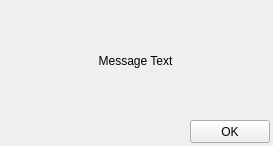
<?xml version="1.0" encoding="UTF-8"?>
<ui version="4.0">
 <class>MessageWidget</class>
 <widget class="QWidget" name="MessageWidget">
  <property name="geometry">
   <rect>
    <x>0</x>
    <y>0</y>
    <width>273</width>
    <height>146</height>
   </rect>
  </property>
  <property name="windowTitle">
   <string>/!\ Warning</string>
  </property>
  <widget class="QPushButton" name="OKButton">
   <property name="geometry">
    <rect>
     <x>190</x>
     <y>120</y>
     <width>80</width>
     <height>23</height>
    </rect>
   </property>
   <property name="text">
    <string>OK</string>
   </property>
  </widget>
  <widget class="QLabel" name="MessageText">
   <property name="geometry">
    <rect>
     <x>10</x>
     <y>10</y>
     <width>251</width>
     <height>101</height>
    </rect>
   </property>
   <property name="frameShape">
    <enum>QFrame::NoFrame</enum>
   </property>
   <property name="text">
    <string>Message Text</string>
   </property>
   <property name="alignment">
    <set>Qt::AlignCenter</set>
   </property>
  </widget>
 </widget>
 <resources/>
 <connections/>
</ui>
